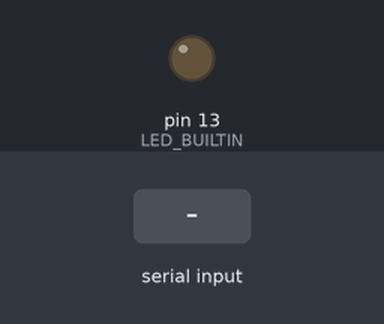
A sketch run on a simulated Arduino Uno, built with avr-gcc and run on an emulated ATmega328P. Parts: output pins drawn as LEDs (lit = HIGH). The inputs (shaded band) are chosen by the test bench.

Above: at 1.2 s.
1.3 s: "1!" received over Serial
At 2.5 s:
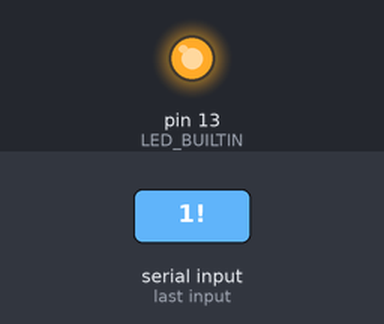
2.8 s: "0!" received over Serial
At 3.7 s:
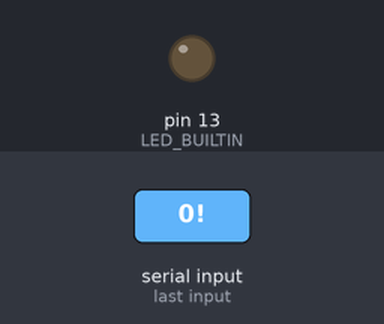
Timing chart, 0 to 5.8 s (numbered marks = the images above; inputs shaded):
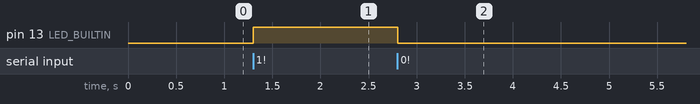

Measured:
- after the input at 1.3 s, pin 13 (LED_BUILTIN): LOW → HIGH at once
- after the input at 2.8 s, pin 13 (LED_BUILTIN): HIGH → LOW at once

The sketch:

sketch_dec12a.v2.ino
```cpp
String incomingData;
int speaker = 8;
void setup() {
 Serial.begin(9600);
pinMode(LED_BUILTIN,OUTPUT);
}
void loop() {
//  if(1==1){
//    digitalWrite(LED_BUILTIN,HIGH);
//  }
//  else{
//    digitalWrite(LED_BUILTIN,LOW);
//  }

if(Serial.available() > 0){ // Checks whether data is comming from the serial port
    //if so, read the incoming data
    incomingData = Serial.readStringUntil('!'); // Reads the data from the serial port
 }
// if (incomingData == '0') {
//  digitalWrite(13, LOW); // Turn LED OFF
////  incomingData = 0;
// }
// else if (incomingData == '1') {
//  digitalWrite(13, HIGH); //Turn LED ON
////  incomingData = 0;
// }

// Serial.println(incomingData);
 if (incomingData.substring(0,1) == "1") {
  digitalWrite(13, HIGH); // Turn LED ON
 }
 else if (incomingData.substring(0,1) == "0"){
  digitalWrite(13, LOW); // Turn LED OFF
 }

 if (incomingData.substring(1,2) == "1") {
  tone(speaker,440); //Turn LED ON
 }
 else if (incomingData.substring(1,2) == "0") {
  noTone(speaker); //Turn LED OFF
 }

}
```
